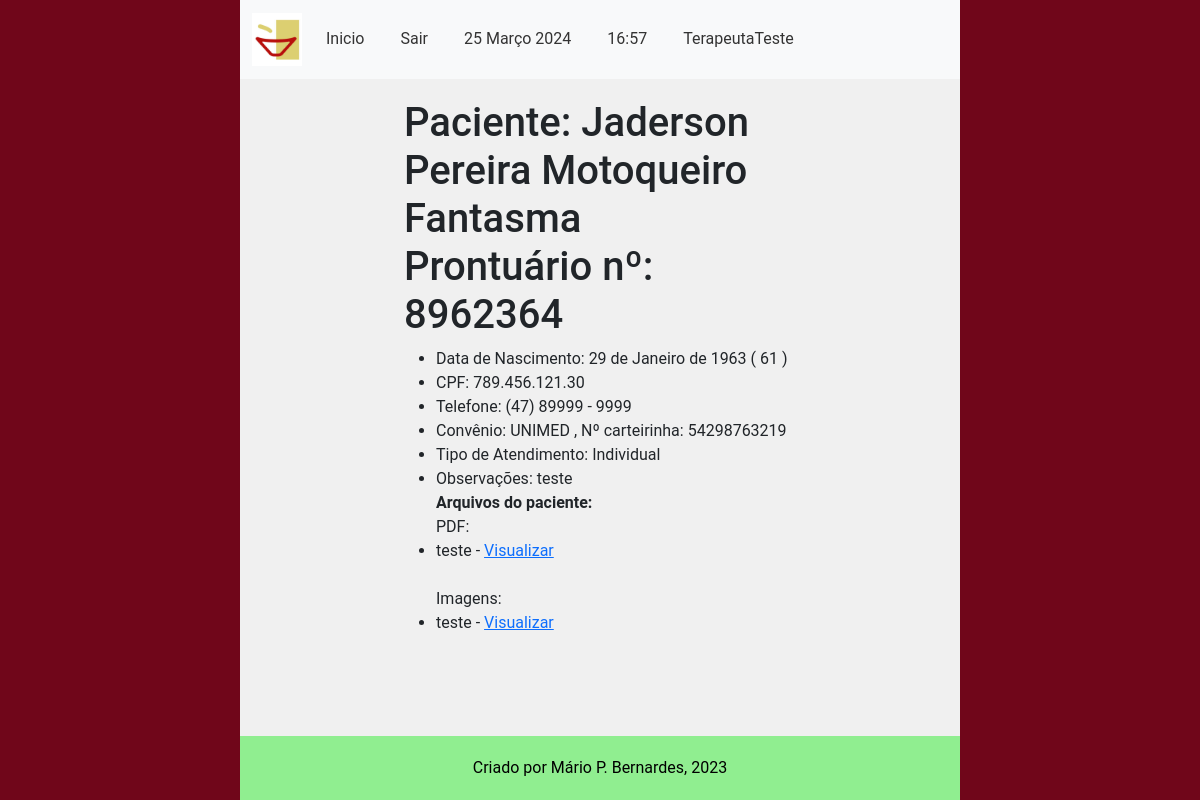
The page /main/dadospac/8962364/ (signed in) on the database as committed earlier.
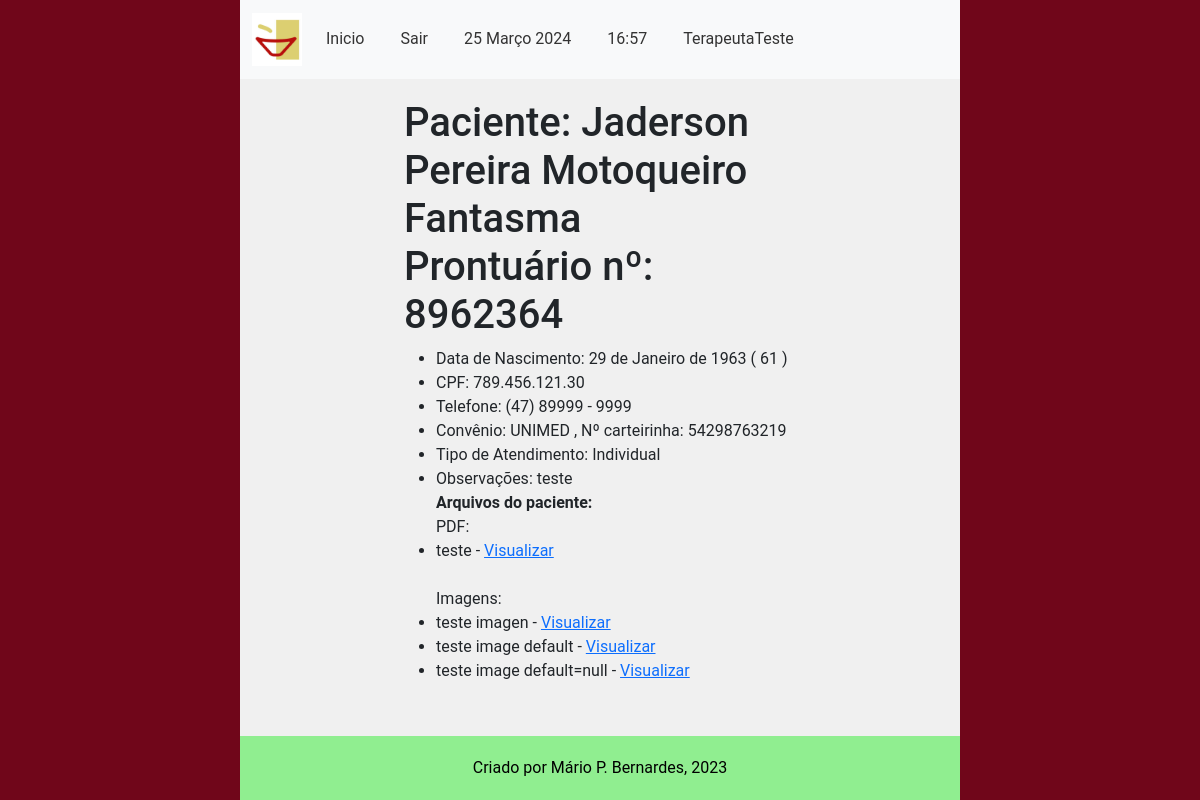
The same page on the database as committed later.
### main/models.py (models this page shows, shortened)
class PacientesMedia(models.Model):
    paciente = models.ForeignKey('CadastroPacientes', on_delete=models.CASCADE, related_name='arquivos',
                                 verbose_name='Paciente', help_text='Paciente relacionado')
    pdf_file = models.FileField(upload_to=pacientes_media_upload_path, blank=True, null=True, verbose_name='PDF',
                                default='n/d', help_text='Arquivos PDF')
    image_file = models.ImageField(upload_to=pacientes_media_upload_path, blank=True, null=True, default='n/d',
                                   verbose_name='Imagens', help_text='Arquivos de Imagem')
    description = models.CharField(max_length=255, verbose_name='Descrição', help_text='Descreva o arquivo')
    objects = models.Manager()
    class Meta:
        verbose_name = 'Arquivo de Paciente'
        verbose_name_plural = 'Arquivos de Pacientes'

### main/views.py (the view)
@login_required(login_url="/main/login")
def detalhes_paciente(request: HttpRequest, prontuario_numero: str):
    current_paciente = get_current_paciente(prontuario_numero)
    nascimento = current_paciente.nascimento
    idade_paciente = calculate_age(nascimento)
    paciente_pdf = get_current_pacient_pdf_media(current_paciente)
    paciente_images = get_current_pacient_image_media(current_paciente)
    context = {
        'paciente': current_paciente,
        'idade': idade_paciente,
        'pdf_media': paciente_pdf,
        'image_media': paciente_images
    }
    return render(request, 'paciente_details.html', context)

### main/models.py (called while the page is built)
    def __str__(self):
        return f'{self.nome}'

### main/services/pacientes_services.py (called while the page is built)
def get_current_paciente(prontuario_numero: str) -> CadastroPacientes:
    current_paciente = CadastroPacientes.objects.get(prontuario_numero=prontuario_numero)
    return current_paciente

def get_current_pacient_pdf_media(current_paciente: CadastroPacientes) -> QuerySet:
    paciente_pdf_media = PacientesMedia.objects.filter(paciente=current_paciente).exclude(pdf_file='n/d')
    return paciente_pdf_media

def get_current_pacient_image_media(current_paciente: CadastroPacientes) -> QuerySet:
    paciente_image_media = PacientesMedia.objects.filter(paciente=current_paciente).exclude(image_file='n/d')
    return paciente_image_media

### main/templatetags/custom_filters.py (called while the page is built)
@register.filter
def format_phone_number(phone_number: str) -> str:
    if not phone_number or len(phone_number) !=11:
        return phone_number
    formatted_number = f"({phone_number[0:2]}) {phone_number[2:7]} - {phone_number[7:]}"
    return formatted_number

@register.filter
def format_cpf(cpf_number: str) -> str:
    if not cpf_number or len(cpf_number) != 11:
        return cpf_number
    formatted_cpf = f"{cpf_number[:3]}.{cpf_number[3:6]}.{cpf_number[6:9]}.{cpf_number[9:]}"
    return formatted_cpf

### main/templates/paciente_details.html (shortened to what this page needs)
{% extends 'middleman1.html' %}
{% load bootstrap5 %}
{% load static%}
{% load custom_filters %}
{% block content %}
<h1> Paciente: {{ paciente.nome }} <br>
     Prontuário nº: {{ paciente.prontuario_numero }}
</h1>
    <ul>
        <li> Data de Nascimento: {{ paciente.nascimento}} ( {{ idade }} ) </li>
        <li> CPF: {{ paciente.cpf_numero | format_cpf }} </li>
        <li> Telefone: {{ paciente.telefone_numero | format_phone_number }} </li>
        <li> Convênio: {{ paciente.convenio }}
        {% if paciente.carteirinha_convenio %}
        , Nº carteirinha: {{ paciente.carteirinha_convenio }}</li>
        {% endif %}
        <li> Tipo de Atendimento: {{ paciente.get_modalidade_atendimento_display }}</li>
        <li>Observações: {{ paciente.observacoes }} </li>
        <strong> Arquivos do paciente: </strong> <br>
        PDF:
        {% for media in pdf_media %}
            <li>
                {{ media.description }} - <a href="{% url 'main:paciente/pdf' media_id=media.id %}"> Visualizar </a>
            </li>
        {% empty %}
            <li> Sem arquivos para exibir.</li>
        {% endfor %}
        <br>
            Imagens: <br>
            {% for media in image_media %}
                <li>
                    {{ media.description }} - <a href="{% url 'main:paciente/image' media_id=media.id %}"> Visualizar </a>
                </li>
            {% empty %}
                <li> Sem arquivos para exibir.</li>
            {% endfor %}
    </ul>
{% endblock %}

Rows that differ between the two databases and show on the page:
no longer on one of the page's lists (row edited): PacientesMedia: description "teste"
added PacientesMedia: description "teste imagen"
added PacientesMedia: description "teste image default"
added PacientesMedia: description "teste image default=null"
